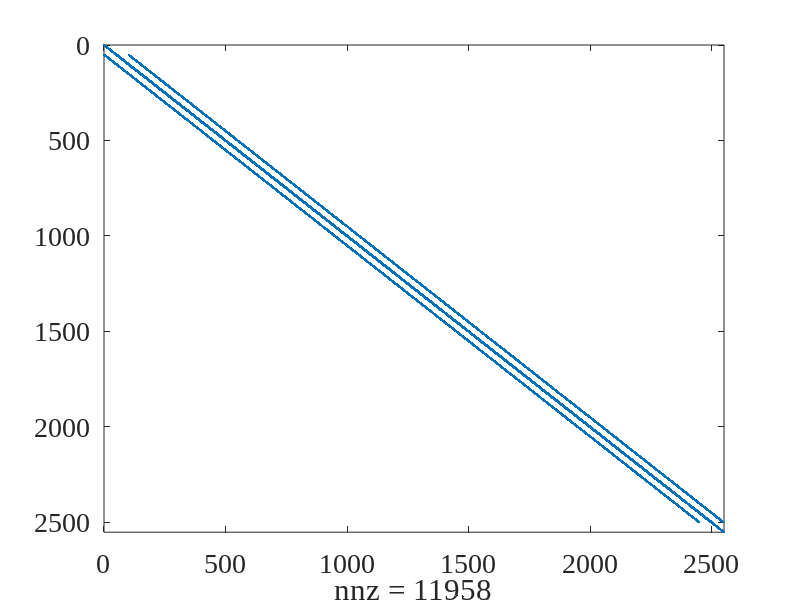
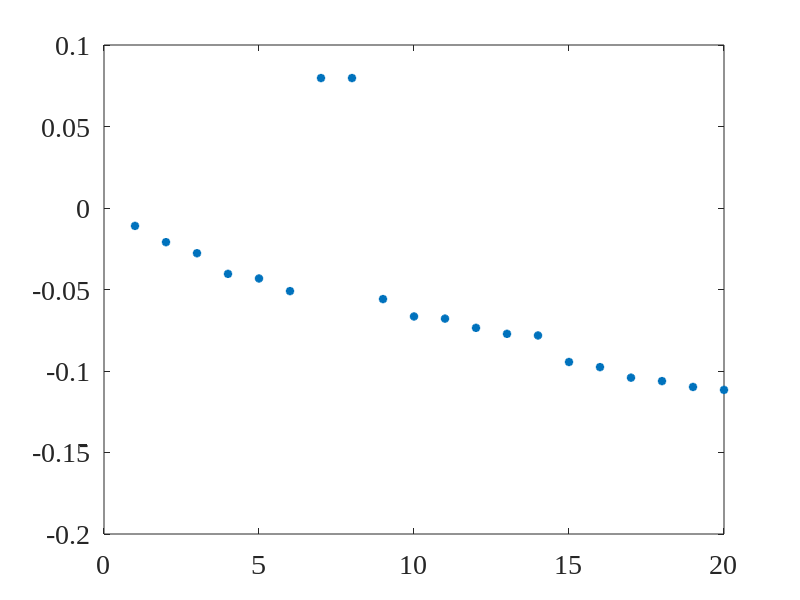
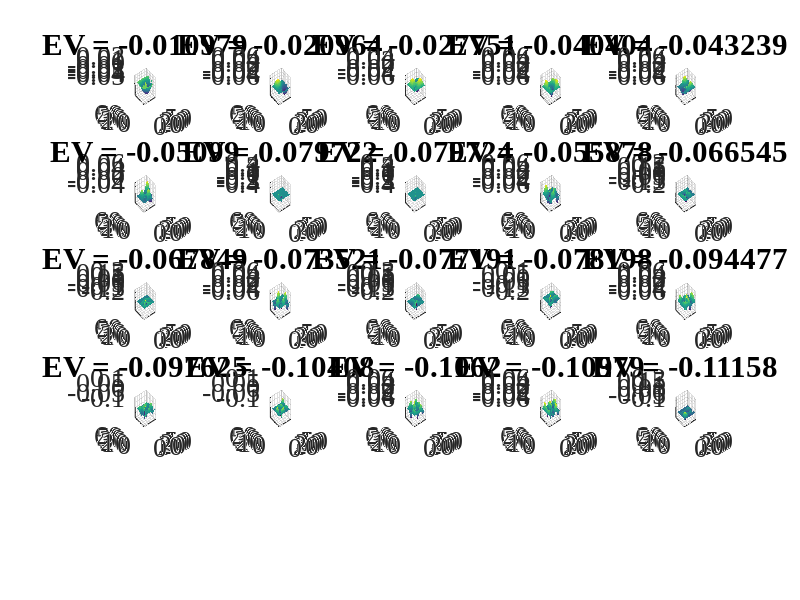

Write MATLAB code to recreate these figures, in order.
set(0, 'DefaultFigureWindowStyle', 'docked')
set(0, 'defaultaxesfontsize', 20)
set(0, 'defaultaxesfontname', 'Times New Roman')
set(0, 'DefaultLineLineWidth', 2)

% Grid size
nx = 51;
ny = 50;

% Electric Field
Emap = zeros(nx, ny);

% Sparse Matrix
G = sparse(nx*ny, nx*ny);

% Loop through the grid
for i = 1:nx
    for j = 1:ny

        % Mapping Equation
        n = j + (i-1)*ny;

        % Boundary Conditions (Dirichlet)
        if i == 1 || i == nx || j == 1 || j == ny
            G(n, :) = 0; 
            G(n, n) = 1;
        else
            % Bulk Nodes (5-point stencil)
            % Neighbors: nxm = left, nxp = right, nym = bottom, nyp = top
            nxm = j + (i-2)*ny;
            nxp = j + (i)*ny;
            nym = j-1 + (i-1)*ny;
            nyp = j+1 + (i-1)*ny;
          
            % Fill the sparse matrix
            if i > 10 && i < 20 && j > 10 && j < 20 % Change of material
                 G(n, n) = -2; 
            else
                 G(n, n) = -4;  
            end

            G(n, nxm) = 1;
            G(n, nxp) = 1; 
            G(n, nym) = 1; 
            G(n, nyp) = 1;
        end
    end
end

% Plot the sparse matrix (structure of the grid)
figure('Name', 'Sparse Matrix')
spy(G)

% Calculate the eigenvalues and eigenvectors
nmodes = 20;
[E, D] = eigs(G, nmodes, 'SM');

% Plot the eigenvalues
figure('Name', 'EigenValues')
plot(diag(D), '*')

% Plot the eigenmodes
np = ceil(sqrt(nmodes));  % Number of subplots
figure('Name', 'Modes')

% Plot all the possible modes
for k = 1:nmodes
    M = E(:,k);
    for i = 1:nx
        for j = 1:ny
            n = i + (j-1)*ny;
            Emap(i, j) = M(n);
        end
    end
    subplot(np, np, k), surf(Emap, 'linestyle', 'none')
    title(['EV = ' num2str(D(k,k))])
end
